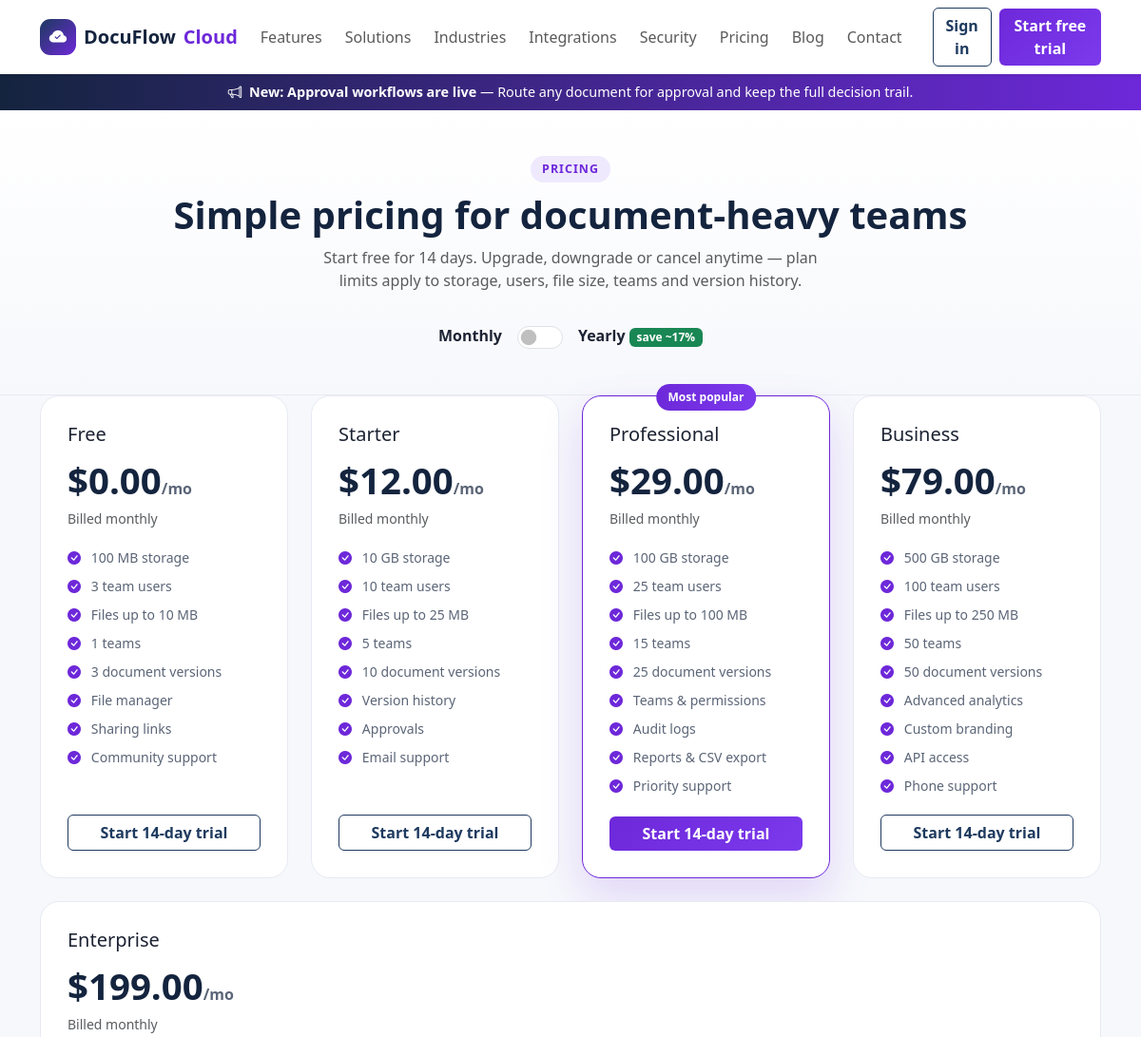
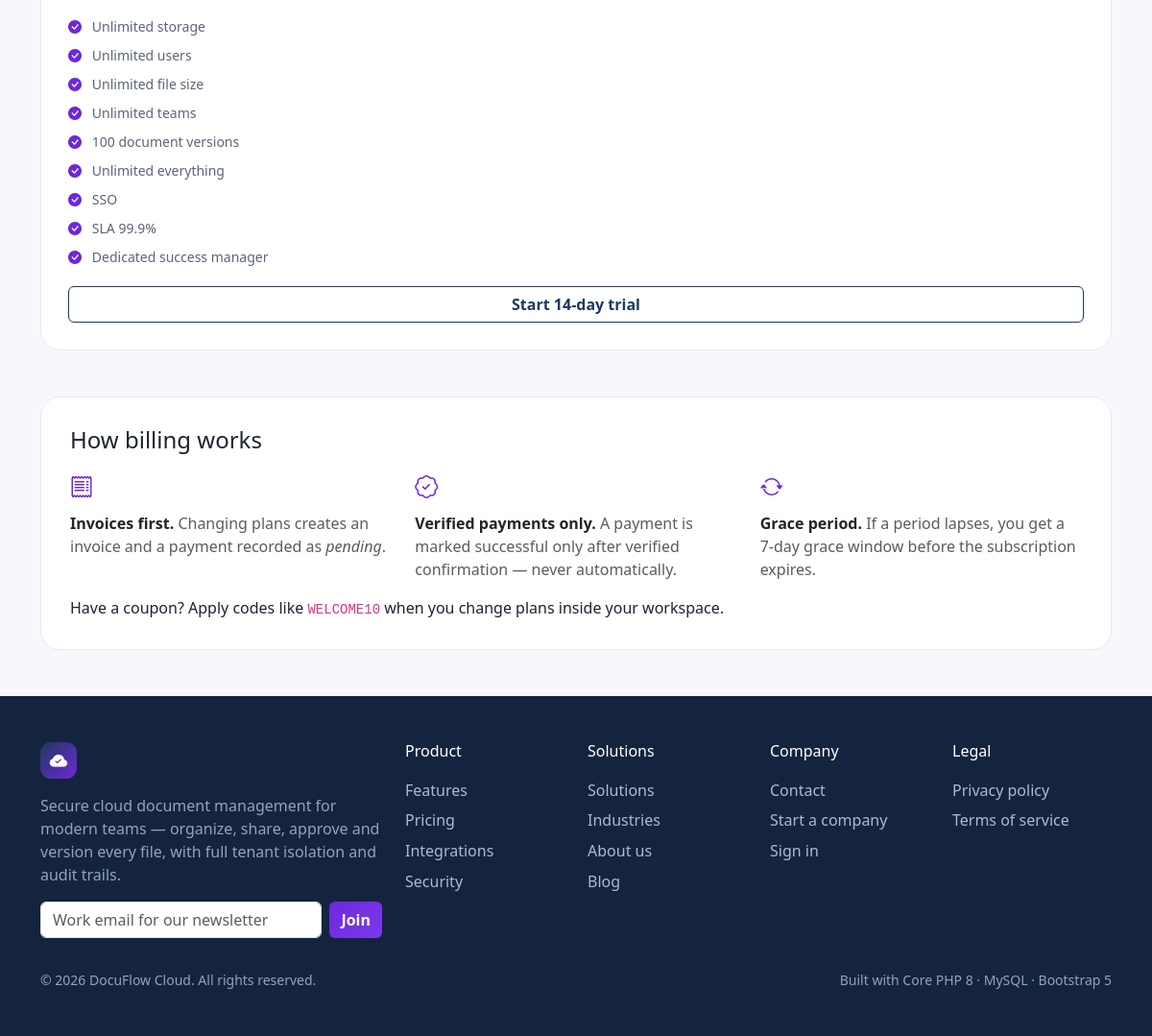
/pricing, run on the app's committed database (2 pictures, top to bottom).
### tables this page shows
CREATE TABLE announcements (
    id INT UNSIGNED AUTO_INCREMENT PRIMARY KEY,
    title VARCHAR(180) NOT NULL,
    body VARCHAR(500) NOT NULL,
    is_active TINYINT(1) NOT NULL DEFAULT 1,
    created_at TIMESTAMP NOT NULL DEFAULT CURRENT_TIMESTAMP
);

CREATE TABLE subscription_plans (
    id INT UNSIGNED AUTO_INCREMENT PRIMARY KEY,
    name VARCHAR(60) NOT NULL,
    slug VARCHAR(60) NOT NULL UNIQUE,
    price_monthly DECIMAL(10,2) NOT NULL DEFAULT 0,
    price_yearly DECIMAL(10,2) NOT NULL DEFAULT 0,
    storage_mb INT NOT NULL DEFAULT 100,        
    max_users INT NOT NULL DEFAULT 3,           
    max_file_mb INT NOT NULL DEFAULT 10,        
    max_teams INT NOT NULL DEFAULT 1,           
    version_history INT NOT NULL DEFAULT 3,
    features VARCHAR(500) NULL,
    is_active TINYINT(1) NOT NULL DEFAULT 1,
    created_at TIMESTAMP NOT NULL DEFAULT CURRENT_TIMESTAMP,
    updated_at TIMESTAMP NOT NULL DEFAULT CURRENT_TIMESTAMP ON UPDATE CURRENT_TIMESTAMP
);

### app/Helpers/functions.php (called while the page is built, shortened)
<?php
function e($value): string
{
    return htmlspecialchars((string) $value, ENT_QUOTES, 'UTF-8');
}
function config(string $key = null)
{
    static $cfg = null;
    if ($cfg === null) {
        $cfg = require dirname(__DIR__, 2) . '/config/app.php';
    }
    return $key === null ? $cfg : ($cfg[$key] ?? null);
}
function url(string $path = ''): string
{
    return config('url') . '/' . ltrim($path, '/');
}
function view(string $template, array $data = []): void
{
    extract($data);
    $file = dirname(__DIR__, 2) . '/resources/views/' . $template . '.php';
    require $file;
}
function partial(string $template, array $data = []): void
{
    extract($data);
    require dirname(__DIR__, 2) . '/resources/views/partials/' . $template . '.php';
}
function human_bytes($bytes): string
{
    $bytes = (float) $bytes;
    $units = ['B', 'KB', 'MB', 'GB', 'TB'];
    $i = 0;
    while ($bytes >= 1024 && $i < count($units) - 1) { $bytes /= 1024; $i++; }
    return round($bytes, 2) . ' ' . $units[$i];
}

### app/Controllers/WebsiteController.php (called while the page is built, shortened)
<?php
final class WebsiteController
{
    private function plans(): array
    {
        return Database::all('SELECT * FROM subscription_plans WHERE is_active = 1 ORDER BY price_monthly');
    }
    public function pricing(): void
    {
        view('website/pricing', ['plans' => $this->plans()]);
    }
}

### public/index.php (called while the page is built, shortened)
<?php
require dirname(__DIR__) . '/routes/web.php';
dispatch($_SERVER['REQUEST_METHOD'] ?? 'GET', $_SERVER['REQUEST_URI'] ?? '/');

### config/app.php (called while the page is built, shortened)
<?php
if (!function_exists('env')) {
    function env(string $key, $default = null) {
        static $vars = null;
        if ($vars === null) {
            $vars = [];
        }
        return $_ENV[$key] ?? $vars[$key] ?? $default;
    }
}
return [
    'name'        => env('APP_NAME', 'DocuFlow Cloud'),
    'url'         => rtrim((string) env('APP_URL', 'http://localhost:8000'), '/'),
    'env'         => env('APP_ENV', 'production'),
    'debug'       => filter_var(env('APP_DEBUG', false), FILTER_VALIDATE_BOOLEAN),
    'trial_days'  => (int) env('TRIAL_DAYS', 14),
    'grace_days'  => (int) env('SUBSCRIPTION_GRACE_DAYS', 7),
    'storage_path'=> dirname(__DIR__) . '/storage/private',
    'upload_path' => dirname(__DIR__) . '/storage/uploads',
    'max_upload'  => (int) env('MAX_UPLOAD_BYTES', 52428800),
    'session' => [
        'name'     => 'DOCUFLOWSESSID',
        'lifetime' => 7200,
    ],
    'mail' => [
        'from' => env('MAIL_FROM', 'no-reply@docuflow.example'),
    ],
];

### config/database.php (called while the page is built, shortened)
<?php
return [
    'driver'  => 'mysql',
    'host'    => env('DB_HOST', '127.0.0.1'),
    'port'    => (int) env('DB_PORT', 3306),
    'name'    => env('DB_NAME', 'docuflow_cloud'),
    'user'    => env('DB_USER', 'docuflow'),
    'pass'    => env('DB_PASS', ''),
    'charset' => 'utf8mb4',
    'options' => [
        PDO::ATTR_ERRMODE            => PDO::ERRMODE_EXCEPTION,
        PDO::ATTR_DEFAULT_FETCH_MODE => PDO::FETCH_ASSOC,
        PDO::ATTR_EMULATE_PREPARES   => false,
    ],
];

### app/Helpers/Database.php (called while the page is built, shortened)
<?php
final class Database
{
    private static ?PDO $pdo = null;
    public static function pdo(): PDO
    {
        if (self::$pdo instanceof PDO) {
            return self::$pdo;
        }
        $cfg = require dirname(__DIR__, 2) . '/config/database.php';
        $dsn = sprintf(
            'mysql:host=%s;port=%d;dbname=%s;charset=%s',
            $cfg['host'], $cfg['port'], $cfg['name'], $cfg['charset']
        );
        self::$pdo = new PDO($dsn, $cfg['user'], $cfg['pass'], $cfg['options']);
        return self::$pdo;
    }
    public static function run(string $sql, array $params = []): PDOStatement
    {
        $stmt = self::pdo()->prepare($sql);
        $stmt->execute($params);
        return $stmt;
    }
    public static function one(string $sql, array $params = []): ?array
    {
        $row = self::run($sql, $params)->fetch();
        return $row === false ? null : $row;
    }
    public static function all(string $sql, array $params = []): array
    {
        return self::run($sql, $params)->fetchAll();
    }
}

### resources/views/website/pricing.php (the view, shortened to what this page needs)
<?php $title = 'Pricing — DocuFlow Cloud'; partial('site-header', compact('title')); ?>
<section class="page-hero">
  <div class="container text-center py-5">
    <span class="section-tag">Pricing</span>
    <h1 class="section-title">Simple pricing for document-heavy teams</h1>
    <p class="text-muted mx-auto" style="max-width:560px">Start free for 14 days. Upgrade, downgrade or cancel anytime — plan limits apply to storage, users, file size, teams and version history.</p>
  </div>
</section>
<section class="pb-5">
  <div class="container">
    <div class="row g-4 justify-content-center">
      <?php foreach ($plans as $p): ?>
      <div class="col-md-6 col-lg">
        <div class="price-card h-100 <?= $p['slug'] === 'professional' ? 'featured' : '' ?>">
          <?php if ($p['slug'] === 'professional'): ?><span class="price-badge">Most popular</span><?php endif; ?>
          <h5><?= e($p['name']) ?></h5>
          <div class="price-num">$<span data-monthly="<?= e($p['price_monthly']) ?>" data-yearly="<?= e($p['price_yearly']) ?>"><?= e($p['price_monthly']) ?></span><small class="billing-note">/mo</small></div>
          <p class="text-muted small">Billed <span class="billing-note">monthly</span></p>
          <ul class="check-list small">
            <li><i class="bi bi-check-circle-fill"></i> <?= (int) $p['storage_mb'] < 0 ? 'Unlimited storage' : human_bytes((int) $p['storage_mb'] * 1024 * 1024) . ' storage' ?></li>
            <li><i class="bi bi-check-circle-fill"></i> <?= (int) $p['max_users'] < 0 ? 'Unlimited users' : (int) $p['max_users'] . ' team users' ?></li>
            <li><i class="bi bi-check-circle-fill"></i> <?= (int) $p['max_file_mb'] < 0 ? 'Unlimited file size' : 'Files up to ' . (int) $p['max_file_mb'] . ' MB' ?></li>
            <li><i class="bi bi-check-circle-fill"></i> <?= (int) $p['max_teams'] < 0 ? 'Unlimited teams' : (int) $p['max_teams'] . ' teams' ?></li>
            <li><i class="bi bi-check-circle-fill"></i> <?= (int) $p['version_history'] ?> document versions</li>
            <?php foreach (array_filter(array_map('trim', explode(',', (string) $p['features']))) as $f): ?>
            <li><i class="bi bi-check-circle-fill"></i> <?= e($f) ?></li>
            <?php endforeach; ?>
          </ul>
          <a class="btn <?= $p['slug'] === 'professional' ? 'btn-purple' : 'btn-outline-navy' ?> w-100" href="<?= url('register') ?>">Start 14-day trial</a>
        </div>
      </div>
      <?php endforeach; ?>
    </div>
    <div class="compare-card mt-5">
      <h4 class="mb-3">How billing works</h4>
      <div class="row g-4 text-muted">
        <div class="col-md-4"><i class="bi bi-receipt text-purple fs-4"></i><p class="mt-2 mb-0"><strong class="text-dark">Invoices first.</strong> Changing plans creates an invoice and a payment recorded as <em>pending</em>.</p></div>
        <div class="col-md-4"><i class="bi bi-patch-check text-purple fs-4"></i><p class="mt-2 mb-0"><strong class="text-dark">Verified payments only.</strong> A payment is marked successful only after verified confirmation — never automatically.</p></div>
        <div class="col-md-4"><i class="bi bi-arrow-repeat text-purple fs-4"></i><p class="mt-2 mb-0"><strong class="text-dark">Grace period.</strong> If a period lapses, you get a 7-day grace window before the subscription expires.</p></div>
      </div>
      <p class="mt-3 mb-0">Have a coupon? Apply codes like <code>WELCOME10</code> when you change plans inside your workspace.</p>
    </div>
  </div>
</section>

### routes/web.php (shortened to what this page needs)
<?php
function dispatch(string $method, string $uri): void
{
    $path = trim(parse_url($uri, PHP_URL_PATH) ?? '/', '/');
    foreach ($GLOBALS['routes'] as [$m, $pattern, $handler]) {
        $regex = '#^' . preg_replace('#\{[a-zA-Z_]+\}#', '([^/]+)', $pattern) . '$#';
        if (preg_match($regex, $path, $matches)) {
            array_shift($matches);
            $args = array_map(fn($v) => ctype_digit((string) $v) ? (int) $v : $v, $matches);
            [$class, $action] = $handler;
            (new $class())->$action(...$args);
            return;
        }
    }
}

### resources/views/partials/site-header.php (shortened to what this page needs)
<!DOCTYPE html>
<html lang="en">
<head>
<link href="https://cdn.jsdelivr.net/npm/bootstrap@5.3.3/dist/css/bootstrap.min.css" rel="stylesheet">
<link href="https://cdn.jsdelivr.net/npm/bootstrap-icons@1.11.3/font/bootstrap-icons.min.css" rel="stylesheet">
<link href="<?= url('assets/css/site.css') ?>" rel="stylesheet">
</head>
<body>
<nav class="navbar navbar-expand-lg bg-white shadow-sm sticky-top">
  <div class="container">
    <a class="navbar-brand brand" href="<?= url('') ?>"><span class="brand-mark"><i class="bi bi-cloud-check-fill"></i></span> DocuFlow <span class="text-purple">Cloud</span></a>
    <div class="collapse navbar-collapse" id="nav">
      <ul class="navbar-nav ms-auto align-items-lg-center gap-lg-2">
        <li class="nav-item"><a class="nav-link" href="<?= url('features') ?>">Features</a></li>
        <li class="nav-item"><a class="nav-link" href="<?= url('solutions') ?>">Solutions</a></li>
        <li class="nav-item"><a class="nav-link" href="<?= url('industries') ?>">Industries</a></li>
        <li class="nav-item"><a class="nav-link" href="<?= url('integrations') ?>">Integrations</a></li>
        <li class="nav-item"><a class="nav-link" href="<?= url('security') ?>">Security</a></li>
        <li class="nav-item"><a class="nav-link" href="<?= url('pricing') ?>">Pricing</a></li>
        <li class="nav-item"><a class="nav-link" href="<?= url('blog') ?>">Blog</a></li>
        <li class="nav-item"><a class="nav-link" href="<?= url('contact') ?>">Contact</a></li>
        <li class="nav-item ms-lg-3"><a class="btn btn-outline-navy" href="<?= url('login') ?>">Sign in</a></li>
        <li class="nav-item"><a class="btn btn-purple" href="<?= url('register') ?>">Start free trial</a></li>
      </ul>
    </div>
  </div>
</nav>
<?php $ann = null; try { $ann = Database::one('SELECT * FROM announcements WHERE is_active = 1 ORDER BY id DESC LIMIT 1'); } catch (Throwable) {} ?>
<?php if ($ann): ?><div class="announce-bar text-center py-2 px-3"><i class="bi bi-megaphone me-2"></i><strong><?= e($ann['title']) ?></strong> — <?= e($ann['body']) ?></div><?php endif; ?>
<main>

### public/assets/css/site.css (style rules this page uses)
:root { --navy:#14243e;--navy2:#1e3a5f;--purple:#6d28d9;--purple2:#7c3aed;--ink:#1c2333;--muted:#5b6577;--bg:#f7f8fc;--line:#e7eaf3 }
* { box-sizing:border-box }
body { font-family:"Segoe UI",system-ui,-apple-system,Roboto,Helvetica,Arial,sans-serif;color:var(--ink);background:var(--bg) }
.text-purple { color:var(--purple)!important }
.btn-purple { background:linear-gradient(135deg,var(--purple),var(--purple2));border:none;color:#fff;font-weight:600 }
.btn-outline-navy { border:1.5px solid var(--navy2);color:var(--navy2);font-weight:600;background:#fff }
.brand { font-weight:800;color:var(--navy)!important;font-size:1.25rem;display:inline-flex;align-items:center;gap:.5rem }
.brand-mark { display:inline-flex;align-items:center;justify-content:center;width:38px;height:38px;border-radius:11px;background:linear-gradient(135deg,var(--navy2),var(--purple));color:#fff;font-size:1.15rem }
.announce-bar { background:linear-gradient(90deg,var(--navy),var(--purple));color:#fff;font-size:.9rem }
.section-tag { display:inline-block;background:#efe9fd;color:var(--purple);font-weight:700;font-size:.78rem;letter-spacing:.08em;text-transform:uppercase;padding:.3rem .75rem;border-radius:999px }
.section-title { font-weight:800;color:var(--navy);margin:.6rem 0 }
.page-hero { background:linear-gradient(180deg,#fff, var(--bg));border-bottom:1px solid var(--line) }
.check-list { list-style:none;padding:0;margin:0 0 1rem }
.check-list li { padding:.28rem 0;color:var(--muted) }
.check-list li i { color:var(--purple);margin-right:.45rem }
.price-card { position:relative;background:#fff;border:1.5px solid var(--line);border-radius:20px;padding:28px;display:flex;flex-direction:column }
.price-card ul { flex:1 }
.price-card.featured { border-color:var(--purple);box-shadow:0 20px 46px rgba(109,40,217,.16) }
.price-badge { position:absolute;top:-13px;left:50%;transform:translateX(-50%);background:linear-gradient(90deg,var(--purple),var(--purple2));color:#fff;font-size:.75rem;font-weight:700;padding:.3rem .8rem;border-radius:999px;white-space:nowrap }
.price-num { font-size:2.4rem;font-weight:800;color:var(--navy) }
.price-num small { font-size:1rem;color:var(--muted);font-weight:600 }
.compare-card,.cta-inline { background:#fff;border:1px solid var(--line);border-radius:20px;padding:30px }

### data on the page
announcements: title "New: Approval workflows are live", body "Route any document for approval and keep the full decision trail."
subscription_plans: name "Free", price_monthly "0.00", human_bytes((int)$p['storage_mb']*1024*1024) "100 MB", max_users "3", max_file_mb "10", max_teams "1", version_history "3", features "File manager", features "Sharing links", features "Community support"
subscription_plans: name "Starter", price_monthly "12.00", human_bytes((int)$p['storage_mb']*1024*1024) "10 GB", max_users "10", max_file_mb "25", max_teams "5", version_history "10", features "Version history", features "Approvals", features "Email support"
subscription_plans: slug "Most popular", name "Professional", price_monthly "29.00", human_bytes((int)$p['storage_mb']*1024*1024) "100 GB", max_users "25", max_file_mb "100", max_teams "15", version_history "25", features "Teams & permissions", features "Audit logs", features "Reports & CSV export", features "Priority support"
subscription_plans: name "Business", price_monthly "79.00", human_bytes((int)$p['storage_mb']*1024*1024) "500 GB", max_users "100", max_file_mb "250", max_teams "50", version_history "50", features "Advanced analytics", features "Custom branding", features "API access", features "Phone support"
subscription_plans: name "Enterprise", price_monthly "199.00", storage_mb "Unlimited storage", max_users "Unlimited users", max_file_mb "Unlimited file size", max_teams "Unlimited teams", version_history "100", features "Unlimited everything", features "SSO", features "SLA 99.9%", features "Dedicated success manager"
